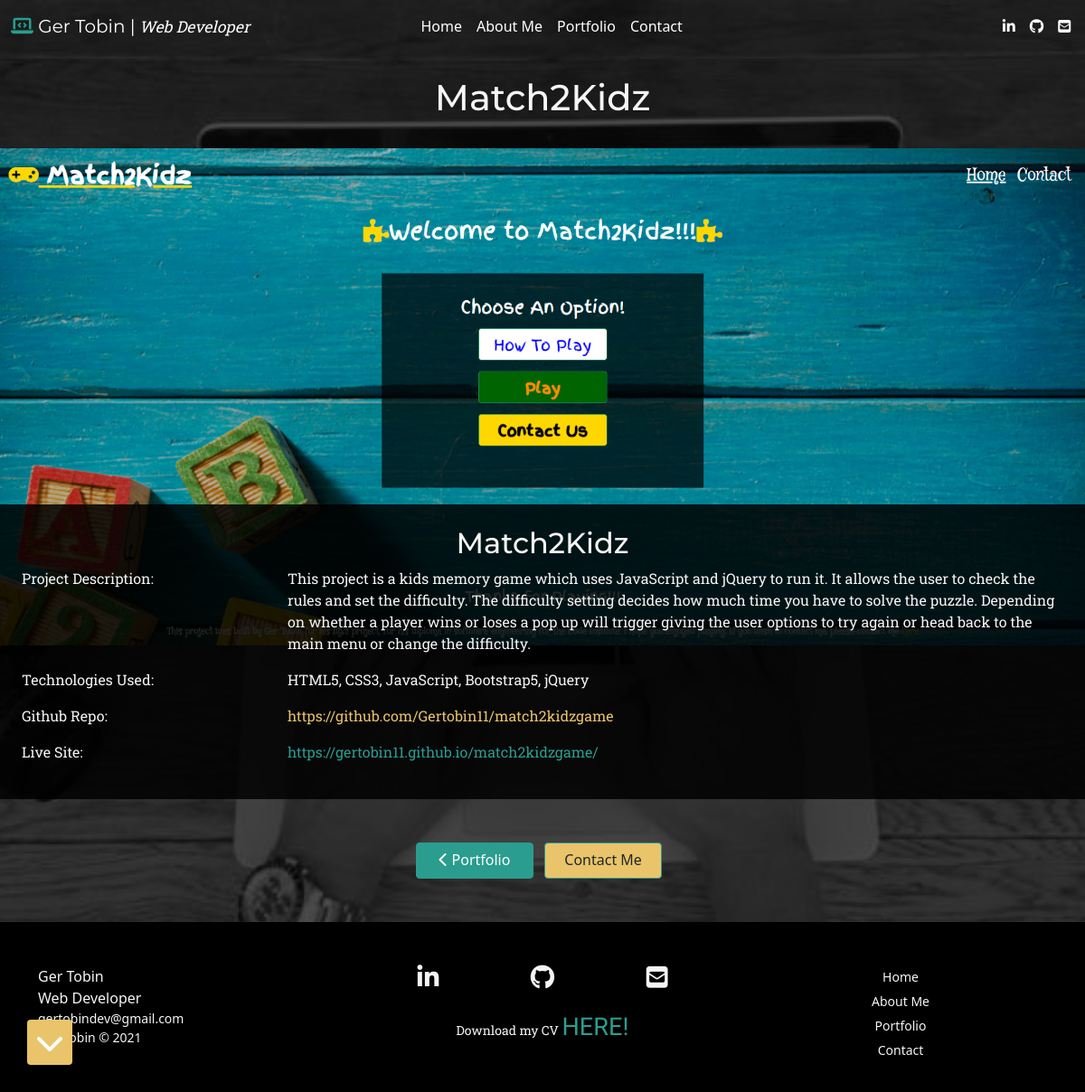
/portfolio/3/, run on the app's committed database.
### portfolio/models.py (models this page shows, shortened)
class Portfolio(models.Model):
    project_name = models.CharField(max_length=254)
    project_intro = models.CharField(max_length=254,
                                     default='This is a project \
                                     completed by Ger Tobin')
    project_description = models.TextField(max_length=1000)
    technologies_used = models.CharField(max_length=254)
    project_image = models.ImageField()
    git_hub_repo = models.CharField(max_length=254,
                                    default='https://github.com/Gertobin112')
    live_site = models.CharField(max_length=254)
    """ I had to use charfield instead of genericipaddress
        as my heroku apps were throwing errors """

### portfolio/views.py (the view)
# urls.py: path('<int:pk>/', views.portfolio_details,
def portfolio_details(request, pk):
    project = get_object_or_404(Portfolio, pk=pk)
    context = {
        'project': project
    }
    template = 'portfolio/portfolio_details.html'
    return render(request, template, context)

### portfolio/templates/portfolio/portfolio_details.html
{% extends 'base.html' %}
{% block content %}
    <main class="scroll-stop">
        <div class="container-fluid">
            <br>
            <h1 class="whitesmoke text-center title-text">{{ project.project_name }}</h1>
            <br>
            <div class="row">
                <div class="px-0 col-12 img-header">
                    <img src="/media/{{ project.project_image }}" alt="">
                    <div class="px-4 py-4 container-project whitesmoke paragraph-text black-overlay">
                        <h2 class="text-center title-text whitesmoke">{{ project.project_name }}</h2>
                        <div class="row">
                            <div class="col-2">
                                <p>
                                    Project Description:
                                </p>
                            </div>
                            <div class="col-9 offset-1">
                                <p>
                                    {{ project.project_description }}
                                </p>
                            </div>
                            <div class="col-2">
                                <p>
                                    Technologies Used:
                                </p>
                            </div>
                            <div class="col-9 offset-1">
                                <p>
                                    {{ project.technologies_used }}
                                </p>
                            </div>
                            <div class="col-2">
                                <p>
                                    Github Repo:
                                </p>
                            </div>
                            <div class="col-9 offset-1">
                                <a id="githublink" class="text-decoration-none brt-yellow" href="{{ project.git_hub_repo }}"
                                    target="_blank">
                                    {{ project.git_hub_repo }}
                                </a>
                            </div>
                            <div class="col-2">
                                <p>
                                    Live Site:
                                </p>
                            </div>
                            <div class="col-9 offset-1">
                                <a id="livesite" class="text-decoration-none brt-grn" href="{{ project.live_site }}" target="_blank">
                                    {{ project.live_site }}
                                </a>
                            </div>
                        </div>
                    </div>
                </div>
            </div>
            <br>
            <div class="mx-2 my-4 text-center button-wrapper">
                <a id="return-port" class="btn text-white" href="{% url 'portfolio_page' %}">
                    <i class="fas fa-chevron-left"></i> Portfolio
                </a>
                <a id="contact-me-btn" class="mx-2 btn bg-brt-yellow" href="{% url 'contact' %}">
                    Contact Me
                </a>
            </div>
            <br>
        </div>
    </main>
{% endblock %}

### static/css/base.css (style rules this page uses)
* { box-sizing: border-box; }
html, body { background-image: url('../../media/coding-background.jpg'); background-position: center; background-repeat: no-repeat; background-size: cover; box-shadow:inset 0 0 0 2000px rgba(0, 0, 0, 0.7); min-height: 100vh; max-width: 100%; overflow-x: hidden; }
.black-overlay { background:rgba(0, 0, 0, 0.7); }
.title-text { font-family: 'Montserrat', sans-serif; }
.paragraph-text { font-family: 'Roboto Slab', serif; }
.brt-grn { color: #2a9d8f; }
.brt-yellow { color: #e9c46a; }
.whitesmoke { color: whitesmoke; }
.bg-brt-yellow { background-color: #e9c46a !important; }
main { min-height: 90vh; }
.btn { width: 130px; height: 40px; cursor: pointer; background: #2a9d8f; border: 1px solid #2a9d8f; outline: none; transition: 1s ease-in-out; }
.img-header { position: relative; min-height: 90vh; overflow: hidden; }
.img-header img { width: 100%; position: absolute; }
.img-header .container-project { background-color: rgba(0, 0, 0, 0.85); width: 100%; padding: 20px 0px 20px; position: absolute; bottom: 0px; }

### data on the page
Portfolio: project_name "Match2Kidz", project_image (picture), project_description "This project is a kids memory game which uses JavaScript and jQuery to run it. It allows the user to check the rules and set the difficulty. The difficulty setting decides how much time you have to solve the puzzle. Depending on whether a player wins or loses a pop up will trigger giving the user options to try again or head back to the main menu or change the difficulty.", technologies_used "HTML5, CSS3, JavaScript, Bootstrap5, jQuery", git_hub_repo "https://github.com/Gertobin11/match2kidzgame", live_site "https://gertobin11.github.io/match2kidzgame/"
